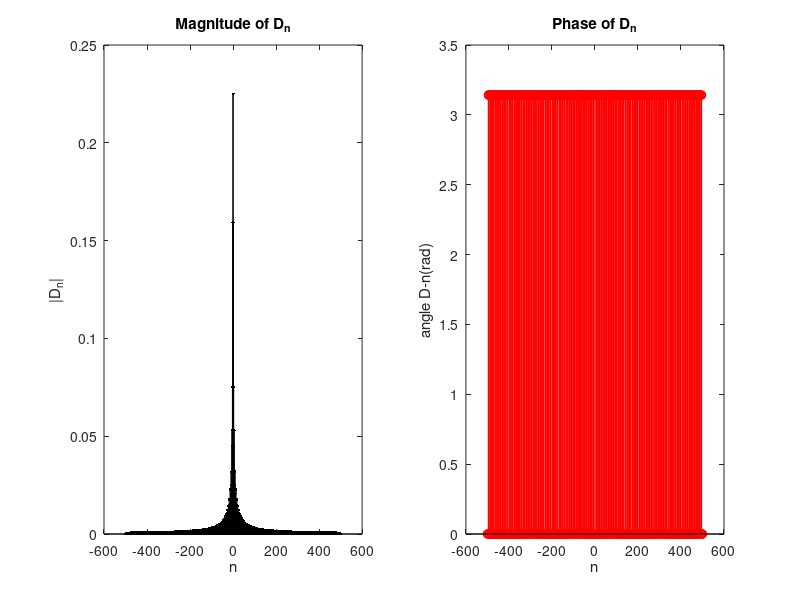

Write MATLAB code to recreate this figure.
%A.4

%PART A
%x1(t)
clf;
n = (-5:5);
D_n = 1./2.*((1./(pi.*n)).*sin((3-n).*pi))+(1./pi.*n).*sin((3+n).*pi)+(1./(2.*n.*pi).*sin((1+n).*pi))+(1./(2.*n.*pi).*sin((1-n).*pi));
subplot(1,2,1);
stem(n,abs(D_n), '.k');
xlabel('n');
ylabel('|D_n|');
title('Magnitude of D_n');
subplot(1,2,2);
stem(n, angle(D_n), 'r');
xlabel('n');
ylabel('angle D-n(rad)');
title('Phase of D_n');

%x2(t)
clf;
n = (-5:5);
D_n = (1./(n*pi).*sin((n.*pi)./2));
subplot(1,2,1);
stem(n,abs(D_n), '.k');
xlabel('n');
ylabel('|D_n|');
title('Magnitude of D_n');
subplot(1,2,2);
stem(n, angle(D_n), 'r');
xlabel('n');
ylabel('angle D-n(rad)');
title('Phase of D_n');

%x3(t)
clf;
n = (-5:5);
D_n = (1./(n*pi).*sin((n.*pi)./4));
subplot(1,2,1);
stem(n,abs(D_n), '.k');
xlabel('n');
ylabel('|D_n|');
title('Magnitude of D_n');
subplot(1,2,2);
stem(n, angle(D_n), 'r');
xlabel('n');
ylabel('angle D-n(rad)');
title('Phase of D_n');

%PART B
%x1(t)
clf;
n = (-20:20);
D_n = 1./2.*((1./(pi.*n)).*sin((3-n).*pi))+(1./pi.*n).*sin((3+n).*pi)+(1./(2.*n.*pi).*sin((1+n).*pi))+(1./(2.*n.*pi).*sin((1-n).*pi));
subplot(1,2,1);
stem(n,abs(D_n), '.k');
xlabel('n');
ylabel('|D_n|');
title('Magnitude of D_n');
subplot(1,2,2);
stem(n, angle(D_n), 'r');
xlabel('n');
ylabel('angle D-n(rad)');
title('Phase of D_n');

%x2(t)
clf;
n = (-20:20);
D_n = (1./(n*pi).*sin((n.*pi)./2));
subplot(1,2,1);
stem(n,abs(D_n), '.k');
xlabel('n');
ylabel('|D_n|');
title('Magnitude of D_n');
subplot(1,2,2);
stem(n, angle(D_n), 'r');
xlabel('n');
ylabel('angle D-n(rad)');
title('Phase of D_n');

%x3(t)
clf;
n = (-20:20);
D_n = (1./(n*pi).*sin((n.*pi)./4));
subplot(1,2,1);
stem(n,abs(D_n), '.k');
xlabel('n');
ylabel('|D_n|');
title('Magnitude of D_n');
subplot(1,2,2);
stem(n, angle(D_n), 'r');
xlabel('n');
ylabel('angle D-n(rad)');
title('Phase of D_n');

%PART C
%x1(t)
clf;
n = (-50:50);
D_n = 1./2.*((1./(pi.*n)).*sin((3-n).*pi))+(1./pi.*n).*sin((3+n).*pi)+(1./(2.*n.*pi).*sin((1+n).*pi))+(1./(2.*n.*pi).*sin((1-n).*pi));
subplot(1,2,1);
stem(n,abs(D_n), '.k');
xlabel('n');
ylabel('|D_n|');
title('Magnitude of D_n');
subplot(1,2,2);
stem(n, angle(D_n), 'r');
xlabel('n');
ylabel('angle D-n(rad)');
title('Phase of D_n');

%x2(t)
clf;
n = (-50:50);
D_n = (1./(n*pi).*sin((n.*pi)./2));
subplot(1,2,1);
stem(n,abs(D_n), '.k');
xlabel('n');
ylabel('|D_n|');
title('Magnitude of D_n');
subplot(1,2,2);
stem(n, angle(D_n), 'r');
xlabel('n');
ylabel('angle D-n(rad)');
title('Phase of D_n');

%x3(t)
clf;
n = (-50:50);
D_n = (1./(n*pi).*sin((n.*pi)./4));
subplot(1,2,1);
stem(n,abs(D_n), '.k');
xlabel('n');
ylabel('|D_n|');
title('Magnitude of D_n');
subplot(1,2,2);
stem(n, angle(D_n), 'r');
xlabel('n');
ylabel('angle D-n(rad)');
title('Phase of D_n');

%PART D
%x1(t)
clf;
n = (-500:500);
D_n = 1./2.*((1./(pi.*n)).*sin((3-n).*pi))+(1./pi.*n).*sin((3+n).*pi)+(1./(2.*n.*pi).*sin((1+n).*pi))+(1./(2.*n.*pi).*sin((1-n).*pi));
subplot(1,2,1);
stem(n,abs(D_n), '.k');
xlabel('n');
ylabel('|D_n|');
title('Magnitude of D_n');
subplot(1,2,2);
stem(n, angle(D_n), 'r');
xlabel('n');
ylabel('angle D-n(rad)');
title('Phase of D_n');

%x2(t)
clf;
n = (-500:500);
D_n = (1./(n*pi).*sin((n.*pi)./2));
subplot(1,2,1);
stem(n,abs(D_n), '.k');
xlabel('n');
ylabel('|D_n|');
title('Magnitude of D_n');
subplot(1,2,2);
stem(n, angle(D_n), 'r');
xlabel('n');
ylabel('angle D-n(rad)');
title('Phase of D_n');

%x3(t)
clf;
n = (-500:500);
D_n = (1./(n*pi).*sin((n.*pi)./4));
subplot(1,2,1);
stem(n,abs(D_n), '.k');
xlabel('n');
ylabel('|D_n|');
title('Magnitude of D_n');
subplot(1,2,2);
stem(n, angle(D_n), 'r');
xlabel('n');
ylabel('angle D-n(rad)');
title('Phase of D_n');
